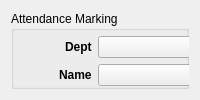
          <widget class="QWidget" name="tab_5">
           <attribute name="title">
            <string>Admin Marking</string>
           </attribute>
           <layout class="QVBoxLayout" name="verticalLayout_2">
            <item>
             <widget class="QGroupBox" name="groupBox_3">
              <property name="title">
               <string>Attendance Marking</string>
              </property>
              <widget class="QWidget" name="">
               <property name="geometry">
                <rect>
                 <x>17</x>
                 <y>25</y>
                 <width>521</width>
                 <height>369</height>
                </rect>
               </property>
               <layout class="QFormLayout" name="formLayout_5">
                <property name="labelAlignment">
                 <set>Qt::AlignRight|Qt::AlignTrailing|Qt::AlignVCenter</set>
                </property>
                <item row="0" column="0">
                 <widget class="QLabel" name="label_admintab_dept">
                  <property name="font">
                   <font>
                    <weight>75</weight>
                    <bold>true</bold>
                   </font>
                  </property>
                  <property name="text">
                   <string>Dept</string>
                  </property>
                 </widget>
                </item>
                <item row="0" column="1">
                 <widget class="QComboBox" name="comboBox_admintab_dept"/>
                </item>
                <item row="1" column="0">
                 <widget class="QLabel" name="label_admintab_name">
                  <property name="font">
                   <font>
                    <weight>75</weight>
                    <bold>true</bold>
                   </font>
                  </property>
                  <property name="text">
                   <string>Name</string>
                  </property>
                  <property name="alignment">
                   <set>Qt::AlignLeading|Qt::AlignLeft|Qt::AlignVCenter</set>
                  </property>
                 </widget>
                </item>
                <item row="1" column="1">
                 <widget class="QComboBox" name="comboBox_admintab_name"/>
                </item>
                <item row="2" column="0">
                 <widget class="QLabel" name="label_admintab_event">
                  <property name="font">
                   <font>
                    <weight>75</weight>
                    <bold>true</bold>
                   </font>
                  </property>
                  <property name="text">
                   <string>Event Type</string>
                  </property>
                 </widget>
                </item>
                <item row="2" column="1">
                 <widget class="QComboBox" name="comboBox_admintab_event"/>
                </item>
                <item row="3" column="0">
                 <widget class="QLabel" name="label">
                  <property name="font">
                   <font>
                    <weight>75</weight>
                    <bold>true</bold>
                   </font>
                  </property>
                  <property name="text">
                   <string>Event Date</string>
                  </property>
                 </widget>
                </item>
                <item row="3" column="1">
                 <widget class="QCalendarWidget" name="calendarWidget">
                  <property name="font">
                   <font>
                    <family>Sans Serif</family>
                    <pointsize>13</pointsize>
                    <weight>75</weight>
                    <bold>true</bold>
                    <kerning>true</kerning>
                   </font>
                  </property>
                  <property name="cursor">
                   <cursorShape>PointingHandCursor</cursorShape>
                  </property>
                  <property name="gridVisible">
                   <bool>true</bool>
                  </property>
                  <property name="verticalHeaderFormat">
                   <enum>QCalendarWidget::NoVerticalHeader</enum>
                  </property>
                  <property name="navigationBarVisible">
                   <bool>true</bool>
                  </property>
                  <property name="dateEditEnabled">
                   <bool>true</bool>
                  </property>
                 </widget>
                </item>
                <item row="4" column="0">
                 <widget class="QLabel" name="label_admintab_status">
                  <property name="font">
                   <font>
                    <weight>75</weight>
                    <bold>true</bold>
                   </font>
                  </property>
                  <property name="text">
                   <string>Status</string>
                  </property>
                 </widget>
                </item>
                <item row="4" column="1">
                 <widget class="QComboBox" name="comboBox_admintab_status"/>
                </item>
                <item row="5" column="0">
                 <widget class="QLabel" name="label_static_admintab_remarks">
                  <property name="font">
                   <font>
                    <weight>75</weight>
                    <bold>true</bold>
                   </font>
                  </property>
                  <property name="text">
                   <string>Remarks</string>
                  </property>
                 </widget>
                </item>
                <item row="5" column="1">
                 <widget class="QLabel" name="label_admintab_dynamic_remarks">
                  <property name="text">
                   <string/>
                  </property>
                  <property name="wordWrap">
                   <bool>true</bool>
                  </property>
                 </widget>
                </item>
               </layout>
              </widget>
              <widget class="QWidget" name="">
               <property name="geometry">
                <rect>
                 <x>17</x>
                 <y>410</y>
                 <width>315</width>
                 <height>29</height>
                </rect>
               </property>
               <layout class="QHBoxLayout" name="horizontalLayout_7">
                <item>
                 <widget class="QPushButton" name="pushButton_submit">
                  <property name="text">
                   <string>Submit</string>
                  </property>
                 </widget>
                </item>
                <item>
                 <widget class="QPushButton" name="pushButton_delete">
                  <property name="text">
                   <string>Delete</string>
                  </property>
                 </widget>
                </item>
                <item>
                 <widget class="QPushButton" name="pushButton_reload_attlist">
                  <property name="text">
                   <string>Reload</string>
                  </property>
                 </widget>
                </item>
               </layout>
              </widget>
             </widget>
            </item>
           </layout>
          </widget>
